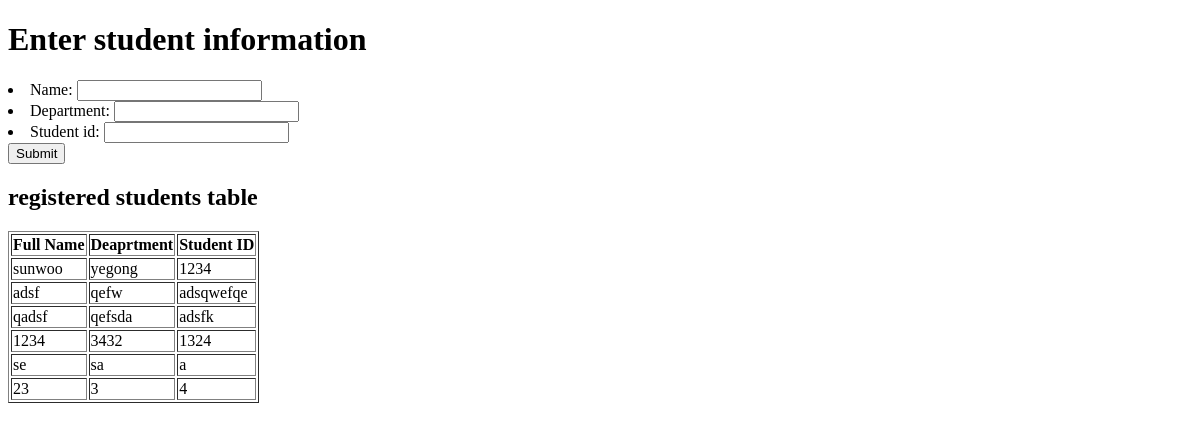
Before: / with the older database file.
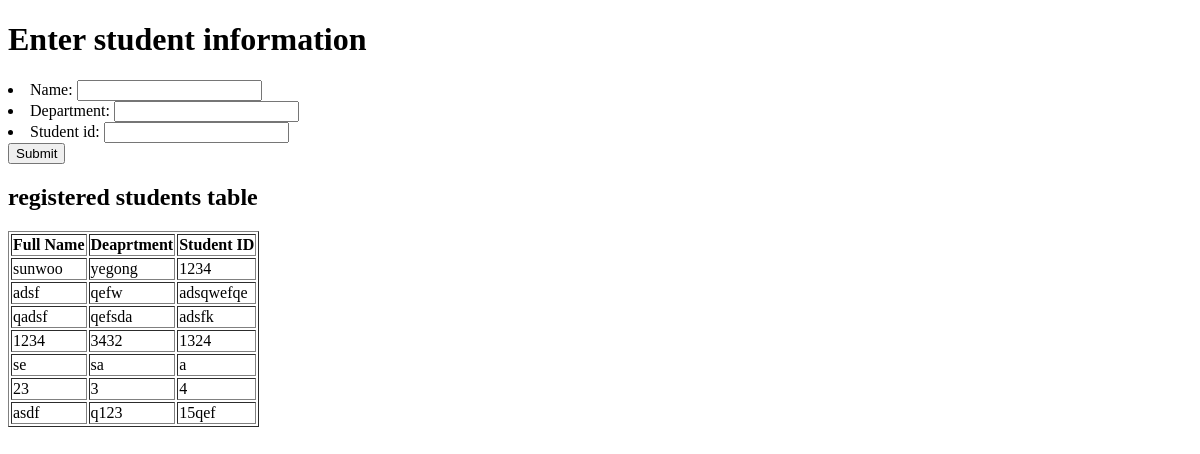
After: the same page with the newer database file.
### main/models.py (models this page shows, shortened)
class Student(models.Model): # 학생테이블
    name = models.CharField(max_length=100)
    department = models.CharField(max_length=100)
    student_id = models.CharField(max_length=20, unique=True)

### main/views.py (the view)
# urls.py: path('', views.add),
def add(request):
    if request.method == "POST":
        form = forms.StudentForm(request.POST)
        if form.is_valid():
            form.save()
            return redirect(add)
    if request.method == "GET":
        students = models.Student.objects.all()
        form = forms.StudentForm()
        return render(request, "main/add.html", {"form": form, "students": students})
    else:
        return HttpResponse("Invalid request method.", status=400)

### main/forms.py
class StudentForm(forms.ModelForm):
    class Meta:
        model = Student
        fields = ['name', 'department', 'student_id']
        '''widgets = {
            'name': forms.TextInput(attrs={'class': 'form-control'}),
            'department': forms.TextInput(attrs={'class': 'form-control'}),
            'student_id': forms.TextInput(attrs={'class': 'form-control'}),
        }
        labels = {
            'name': 'Full Name',
            'department': 'Department',
            'student_id': 'Student ID',
        }
        help_texts = {
            'student_id': 'Enter a unique student ID.',
        }
        error_messages = {
            'student_id': {
                'unique': "This student ID is already in use.",
            },
        } '''

### main/templates/main/add.html (shortened to what this page needs)
<!DOCTYPE html>
<html lang="ko">
<head>
</head>
<body>
    <h1> Enter student information </h1>
    <form method="POST">
        {{ form.as_ul }}
        <button type="submit">Submit</button>
    </form>
    <h2> registered students table </h2>
        <table border="1">
        <tr>
            <th>Full Name</th>
            <th>Deaprtment</th>
            <th>Student ID</th>
        </tr>
        {% for student in students %}
        <tr>
            <td>{{ student.name }}</td>
            <td>{{ student.department }}</td>
            <td>{{ student.student_id }}</td>
        </tr>
        {% empty %}
        <tr>
            <td colspan="3">No students are registered.</td>
        </tr>
        {% endfor %}
    </table>
</body>
</html>

Changed rows visible on the page:
added Student: name "asdf", department "q123", student_id "15qef"
